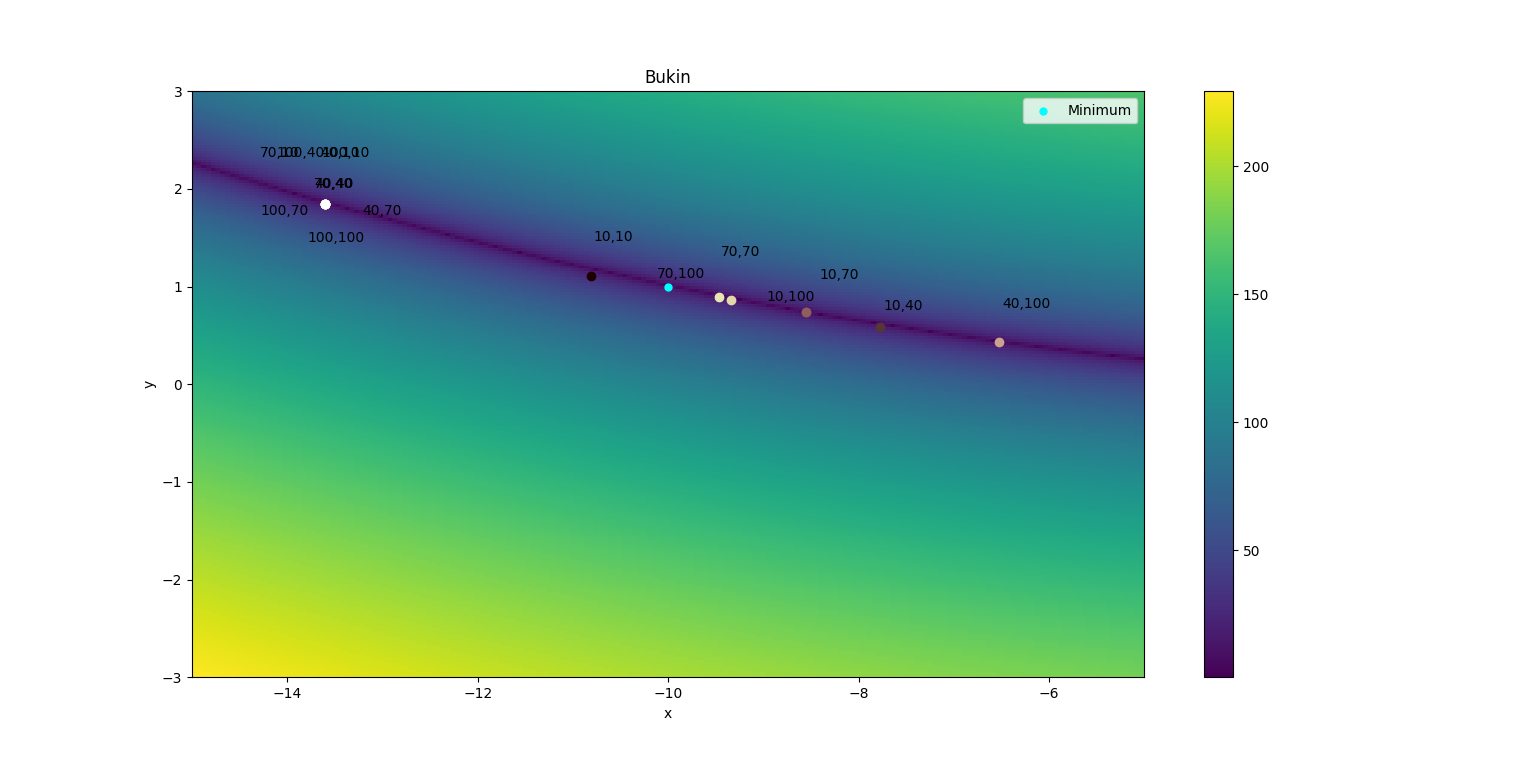

Here is the Python script that generated this plot:
import numpy as np
import matplotlib.pyplot as plt
from matplotlib import cm 
from adjustText import adjust_text
def func(x, y):
    """
    returns the negative of the Bukin function
    """
    return -(100*np.sqrt(np.abs(y-0.01*x**2))+0.01*np.abs(x+10))

# generate 2 2d grids for the x & y bounds
y, x = np.meshgrid(np.linspace(-3, 3, 200), np.linspace(-15, -5, 200))
#z as a function of x and y
z=100*np.sqrt(np.abs(y-0.01*x**2))+0.01*np.abs(x+10)


from bayes_opt import BayesianOptimization

# Bounded region of parameter space
pbounds = {'x': (-15, -5), 'y': (-3, 3)}


inits=np.arange(100,170,30)
iters=np.arange(100,170,30)

labels=[]

#inits=np.array([1,2])
#iters=np.array([1,2])
results={}
for i in inits:
    for j in iters:
        optimizer = BayesianOptimization(
        f=func,
        pbounds=pbounds,
        verbose=1, # verbose = 1 prints only when a maximum is observed, verbose = 0 is silent
        random_state=1,
        )

        optimizer.maximize(
            init_points=i,
            n_iter=j,
        )

        print(optimizer.max)
        
        results["%s,%s"%(i,j)]=[optimizer.max["params"]["x"],optimizer.max["params"]["y"]]
        labels.append(str(i)+","+str(j))

# x and y are bounds, so z should be the value *inside* those bounds.
# Therefore, remove the last value from the z array.
z = z[:-1, :-1]
z_min, z_max = z.min(), np.abs(z).max()

fig, ax = plt.subplots()

#c = ax.pcolormesh(x, y, z, cmap='RdBu', vmin=z_min, vmax=z_max)
c = ax.pcolormesh(x, y, z, vmin=z_min, vmax=z_max)
ax.set_title('Bukin')
# set the limits of the plot to the limits of the data
ax.axis([x.min(), x.max(), y.min(), y.max()])
fig.colorbar(c, ax=ax)

i=0
X=np.array([])
Y=np.array([])
colours = cm.pink(np.linspace(0, 1, len(results)))
for key, value in results.items():
    #plt.scatter(value[0],value[1],label=key,s=15,c=colours[i])
    plt.scatter(value[0],value[1],marker="x",c=colours[i])
    X=np.append(X,value[0])
    Y=np.append(Y,value[1])
    i+=1

texts = []
for i, txt in enumerate(labels):
    texts.append(plt.annotate(txt, xy=(X[i], Y[i]), xytext=(X[i],Y[i]+.3)))
    
adjust_text(texts)
"""
for i,txt in enumerate(labels):
    plt.annotate(txt,(X[i],Y[i]))
"""
plt.scatter(-10,1,color="cyan",label="Minimum",s=25)
plt.xlabel("x")
plt.ylabel("y")
plt.legend()
plt.show()
